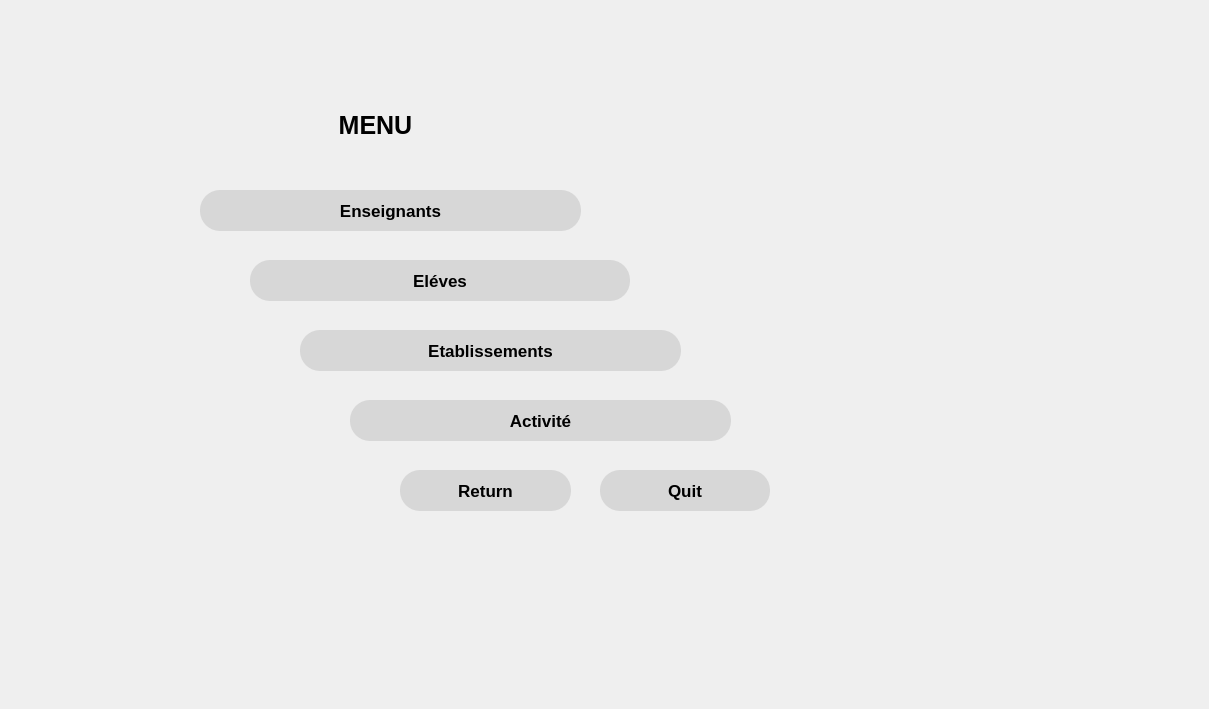
    <widget class="QWidget" name="Menu">
     <widget class="QLabel" name="background_2">
      <property name="geometry">
       <rect>
        <x>0</x>
        <y>0</y>
        <width>1200</width>
        <height>700</height>
       </rect>
      </property>
      <property name="styleSheet">
       <string notr="true">background: url(:/png/resources/background.png)</string>
      </property>
      <property name="text">
       <string/>
      </property>
     </widget>
     <widget class="QPushButton" name="Menu_Ens">
      <property name="geometry">
       <rect>
        <x>200</x>
        <y>190</y>
        <width>381</width>
        <height>41</height>
       </rect>
      </property>
      <property name="font">
       <font>
        <family>Arial</family>
        <pointsize>13</pointsize>
        <weight>75</weight>
        <bold>true</bold>
        <strikeout>false</strikeout>
        <kerning>true</kerning>
       </font>
      </property>
      <property name="styleSheet">
       <string notr="true">QPushButton {
background-color:  rgba(170, 170, 170, 90);
border-radius: 20px;
}
QPushButton:hover {
background-color: qlineargradient(spread:pad, x1:0, y1:0, x2:0, y2:1, stop:0  rgba(170, 170, 170, 150), stop:1  rgba(170, 170, 170, 90));
}
</string>
      </property>
      <property name="text">
       <string>Enseignants</string>
      </property>
      <property name="shortcut">
       <string>Return</string>
      </property>
     </widget>
     <widget class="QPushButton" name="Menu_Elv">
      <property name="geometry">
       <rect>
        <x>250</x>
        <y>260</y>
        <width>380</width>
        <height>41</height>
       </rect>
      </property>
      <property name="font">
       <font>
        <family>Arial</family>
        <pointsize>13</pointsize>
        <weight>75</weight>
        <bold>true</bold>
        <strikeout>false</strikeout>
        <kerning>true</kerning>
       </font>
      </property>
      <property name="styleSheet">
       <string notr="true">QPushButton {
background-color:  rgba(170, 170, 170, 90);
border-radius: 20px;
}
QPushButton:hover {
background-color: qlineargradient(spread:pad, x1:0, y1:0, x2:0, y2:1, stop:0  rgba(170, 170, 170, 150), stop:1  rgba(170, 170, 170, 90));
}
</string>
      </property>
      <property name="text">
       <string>Eléves</string>
      </property>
      <property name="shortcut">
       <string>Return</string>
      </property>
     </widget>
     <widget class="QPushButton" name="Menu_Etab">
      <property name="geometry">
       <rect>
        <x>300</x>
        <y>330</y>
        <width>381</width>
        <height>41</height>
       </rect>
      </property>
      <property name="font">
       <font>
        <family>Arial</family>
        <pointsize>13</pointsize>
        <weight>75</weight>
        <bold>true</bold>
        <strikeout>false</strikeout>
        <kerning>true</kerning>
       </font>
      </property>
      <property name="styleSheet">
       <string notr="true">QPushButton {
background-color:  rgba(170, 170, 170, 90);
border-radius: 20px;
}
QPushButton:hover {
background-color: qlineargradient(spread:pad, x1:0, y1:0, x2:0, y2:1, stop:0  rgba(170, 170, 170, 150), stop:1  rgba(170, 170, 170, 90));
}
</string>
      </property>
      <property name="text">
       <string>Etablissements</string>
      </property>
      <property name="shortcut">
       <string>Return</string>
      </property>
     </widget>
     <widget class="QPushButton" name="Menu_Act">
      <property name="geometry">
       <rect>
        <x>350</x>
        <y>400</y>
        <width>381</width>
        <height>41</height>
       </rect>
      </property>
      <property name="font">
       <font>
        <family>Arial</family>
        <pointsize>13</pointsize>
        <weight>75</weight>
        <bold>true</bold>
        <strikeout>false</strikeout>
        <kerning>true</kerning>
       </font>
      </property>
      <property name="styleSheet">
       <string notr="true">QPushButton {
background-color:  rgba(170, 170, 170, 90);
border-radius: 20px;
}
QPushButton:hover {
background-color: qlineargradient(spread:pad, x1:0, y1:0, x2:0, y2:1, stop:0  rgba(170, 170, 170, 150), stop:1  rgba(170, 170, 170, 90));
}
</string>
      </property>
      <property name="text">
       <string>Activité</string>
      </property>
      <property name="shortcut">
       <string>Return</string>
      </property>
     </widget>
     <widget class="QPushButton" name="Menu_Return">
      <property name="geometry">
       <rect>
        <x>400</x>
        <y>470</y>
        <width>171</width>
        <height>41</height>
       </rect>
      </property>
      <property name="font">
       <font>
        <family>Arial</family>
        <pointsize>13</pointsize>
        <weight>75</weight>
        <bold>true</bold>
        <strikeout>false</strikeout>
        <kerning>true</kerning>
       </font>
      </property>
      <property name="styleSheet">
       <string notr="true">QPushButton {
background-color:  rgba(170, 170, 170, 90);
border-radius: 20px;
}
QPushButton:hover {
background-color: qlineargradient(spread:pad, x1:0, y1:0, x2:0, y2:1, stop:0  rgba(170, 170, 170, 150), stop:1  rgba(170, 170, 170, 90));
}
</string>
      </property>
      <property name="text">
       <string>Return</string>
      </property>
      <property name="shortcut">
       <string>Return</string>
      </property>
     </widget>
     <widget class="QLabel" name="Menu_label_Title">
      <property name="geometry">
       <rect>
        <x>240</x>
        <y>100</y>
        <width>271</width>
        <height>51</height>
       </rect>
      </property>
      <property name="font">
       <font>
        <pointsize>19</pointsize>
        <weight>75</weight>
        <bold>true</bold>
       </font>
      </property>
      <property name="text">
       <string>MENU</string>
      </property>
      <property name="alignment">
       <set>Qt::AlignCenter</set>
      </property>
     </widget>
     <widget class="QLabel" name="Menu_label_LoggedAs">
      <property name="geometry">
       <rect>
        <x>0</x>
        <y>0</y>
        <width>361</width>
        <height>61</height>
       </rect>
      </property>
      <property name="font">
       <font>
        <pointsize>12</pointsize>
       </font>
      </property>
      <property name="text">
       <string/>
      </property>
      <property name="alignment">
       <set>Qt::AlignLeading|Qt::AlignLeft|Qt::AlignTop</set>
      </property>
     </widget>
     <widget class="QPushButton" name="Menu_Quit">
      <property name="geometry">
       <rect>
        <x>600</x>
        <y>470</y>
        <width>170</width>
        <height>41</height>
       </rect>
      </property>
      <property name="font">
       <font>
        <family>Arial</family>
        <pointsize>13</pointsize>
        <weight>75</weight>
        <bold>true</bold>
        <strikeout>false</strikeout>
        <kerning>true</kerning>
       </font>
      </property>
      <property name="styleSheet">
       <string notr="true">QPushButton {
background-color:  rgba(170, 170, 170, 90);
border-radius: 20px;
}
QPushButton:hover {
background-color: qlineargradient(spread:pad, x1:0, y1:0, x2:0, y2:1, stop:0  rgba(170, 170, 170, 150), stop:1  rgba(170, 170, 170, 90));
}
</string>
      </property>
      <property name="text">
       <string>Quit</string>
      </property>
      <property name="shortcut">
       <string>Return</string>
      </property>
     </widget>
    </widget>
